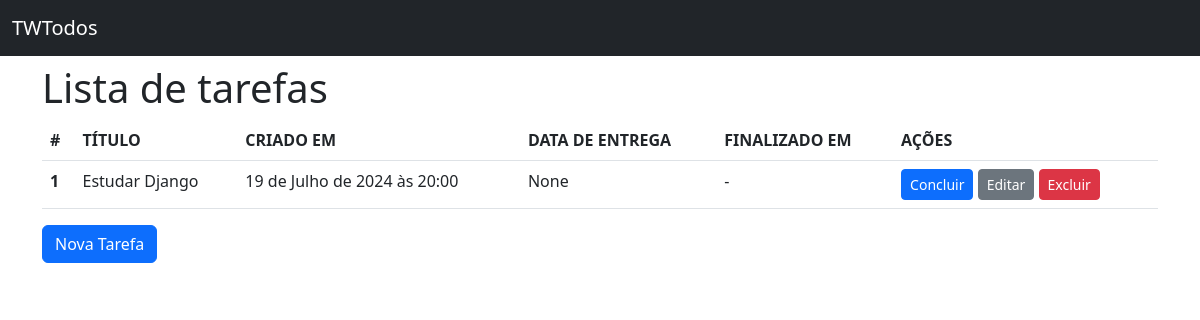
The app's page /, older data.
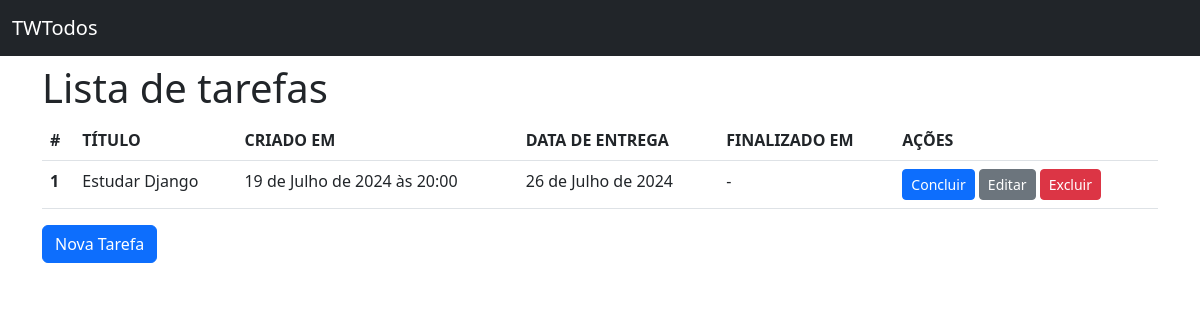
The same page, newer data.
### todos/models.py (models this page shows, shortened)
class Todo(models.Model):
    title = models.CharField(verbose_name="Titulo" ,max_length=100, null=False, blank=False)
    created_at = models.DateTimeField(auto_now_add=True, null=False, blank=False)
    deadline = models.DateField(verbose_name="Data de entrega" ,null=False, blank=False)
    finish_at = models.DateField(null=True)
    class Meta:
        ordering = ["deadline"]

### todos/views.py (the view)
# urls.py: path("", TodoListView.as_view(), name="todo_list"),
class TodoListView(ListView):
    model = Todo

### todos/templates/todos/todo_list.html (shortened to what this page needs)
  {% extends "base.html" %}
  {% block content %}
  <h1>Lista de tarefas</h1>
        {% if todo_list %}
        <table class="table table-striped">
            <thead>
              <tr>
                <th scope="col">#</th>
                <th scope="col">TÍTULO</th>
                <th scope="col">CRIADO EM</th>
                <th scope="col">DATA DE ENTREGA</th>
                <th scope="col">FINALIZADO EM</th>
                <th scope="col">AÇÕES</th>
              </tr>
            </thead>
            <tbody>
              <tr>
                {% for todo in todo_list %}
                <tr>
                    <th scope="row">{{ todo.pk }}</th>
                    <td>{{ todo.title }}</td>
                    <td>{{ todo.created_at }}</td>
                    <td>{{ todo.deadline }}</td>
                    <td>{{ todo.finish_at|default:"-" }}</td>
                    <td>
                        <a href= "{% url 'todo_complete' pk=todo.pk %} "
                        class="btn btn-primary btn-sm {% if todo.finish_at %}disabled{% endif %}">
                        Concluir
                        </a>
                        <a href="{% url 'todo_update' pk=todo.pk %}"
                        class="btn btn-secondary btn-sm {% if todo.finish_at %}disabled{% endif %}">
                        Editar
                        </a>
                        <a href="{% url 'todo_delete' pk=todo.pk %}" class="btn btn-danger btn-sm">Excluir</a>
                    </td>
                  </tr>
                {% endfor %}
            </tbody>
          </table>
        {% else %}
            <p>Não há tarefas cadastradas.</p>
        {% endif %}
        <a href="{% url 'todo_create' %}" class="btn btn-primary">Nova Tarefa</a>
{% endblock content %}

Row changes from the older to the newer data that the page shows:
changed Todo "Estudar Django": deadline "None" → "26 de Julho de 2024"
